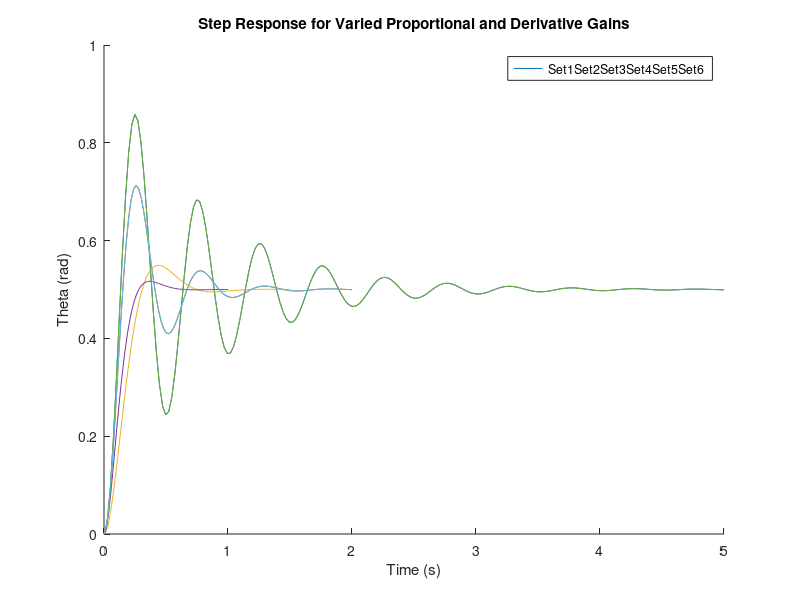

Write the MATLAB code that produced this figure.
%% ASEN 2803: Rotary Control Lab
% Section 004, Group 09
clear all; close all; clc;

%% Input Variables
% Base Variables
Kg = 33.3; % Gear Ratio
Km = 0.0401; % [V/(rad/sec) or Nm/amp] Motor Constant
Rm = 19.2; % [ohms], Armature Resistance
Ns = 6; % Number of sets

% Rigid Arm Variables
J_hub = 0.0005; % [Kgm^2], Base inertia
J_extra = (0.2*0.2794^2); % [Kgm^2]
J_load = 0.0015; % [Kgm^2], load inertia of the bar
J = J_hub + J_extra + J_load; % [Kgm^2], total inertia

% Flexible Link Variables
L = 0.45; % [m], link length
Marm = 0.06; % [kg], link mass of ruler
J_arm = (Marm*L^2)/3; % [0.004, Kgm^2], link rigid body inertia
Mtip = 0.05; % [Kg], tip mass
J_M = Mtip*L^2; % [0.01, Kgm^2], tip mass inertia
fc = 1.8; % [Hz], natural frequency
J_L = J_arm + J_M; % Inertia of Flex Link Mass
Karm = (2*pi*fc)^2*(J_L); % Flexible link stiffness

% Adjustable Variables
Kptheta = [10 20 5 10 10 10]; % K1-proportional
Kdtheta = [0 0 0 1 -1 -0.5]; % K3-derivative

%% Calculations for n1, d2, d1, d0
n1 = Kptheta .* Kg * Km / (J*Rm);
d2 = 1;
d1 = (Kg^2*Km^2/(J*Rm) + Kdtheta.*Kg*Km/(J*Rm));
d0 = Kptheta.*Kg*Km/(J*Rm);

%% Closed Loop System
% Step function values, multiplied by 0.5 to get to 0.5 amplitude
names = ["Set1", "Set2", "Set3", "Set4", "Set5", "Set6"];

for i = 1:Ns
    num = n1(i);
    den = [d2 d1(i) d0(i)];
    sysTF = tf(num,den);
    [x,t] = step(sysTF);
    xdatastepfunc.(names(i)) = x./2;
    tdatastepfunc.(names(i)) = t./2;
end

% Lsim values

%% Graphing
% Graph for Step function values
figure(); hold on;
for i=1:Ns
    plot(tdatastepfunc.(names(i)),xdatastepfunc.(names(i)));
end
title('Step Response for Varied Proportional and Derivative Gains');
xlabel('Time (s)');
ylabel('Theta (rad)');
legend(names);

% Graph for lsim